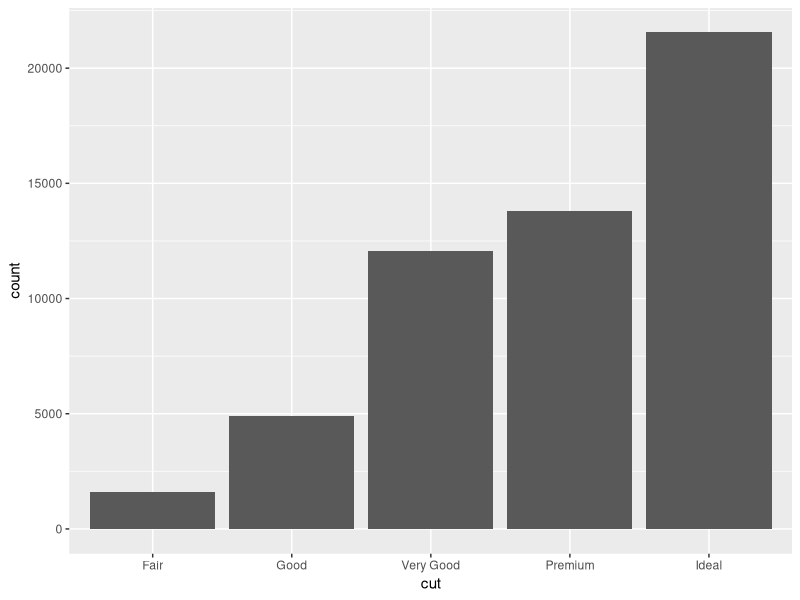
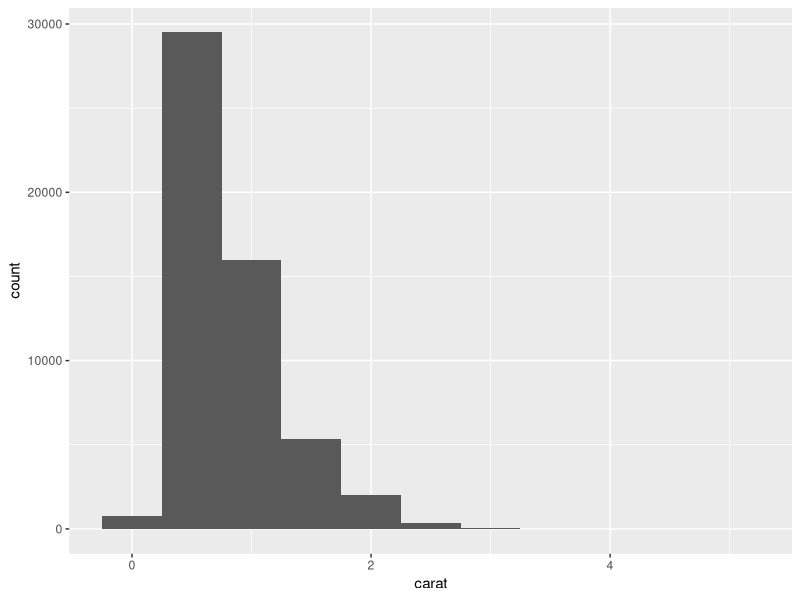
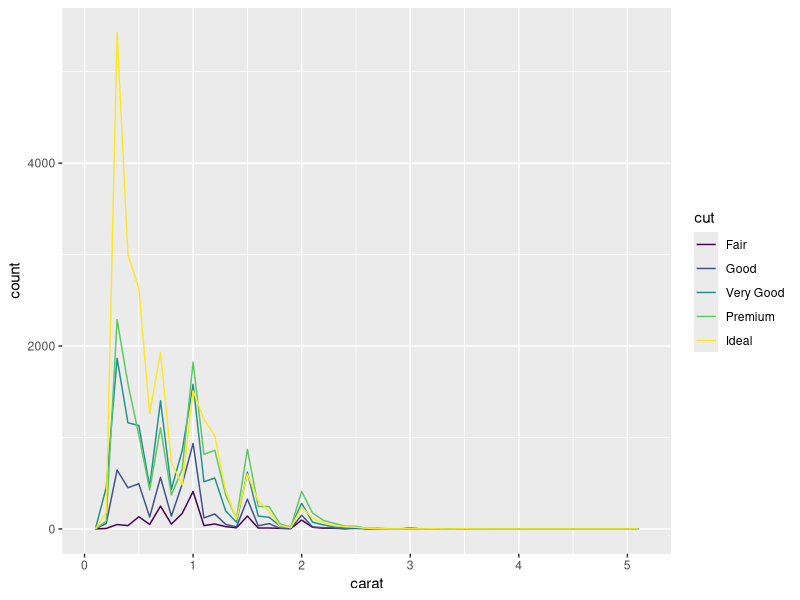
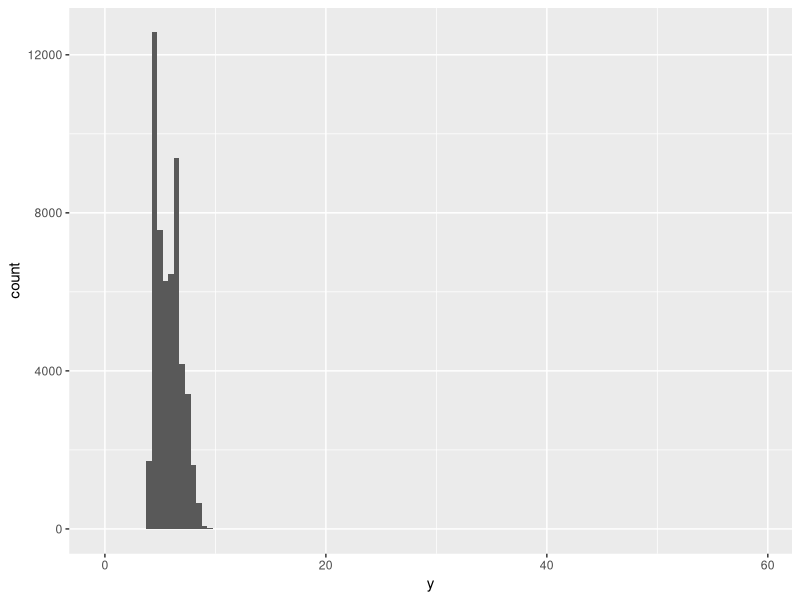
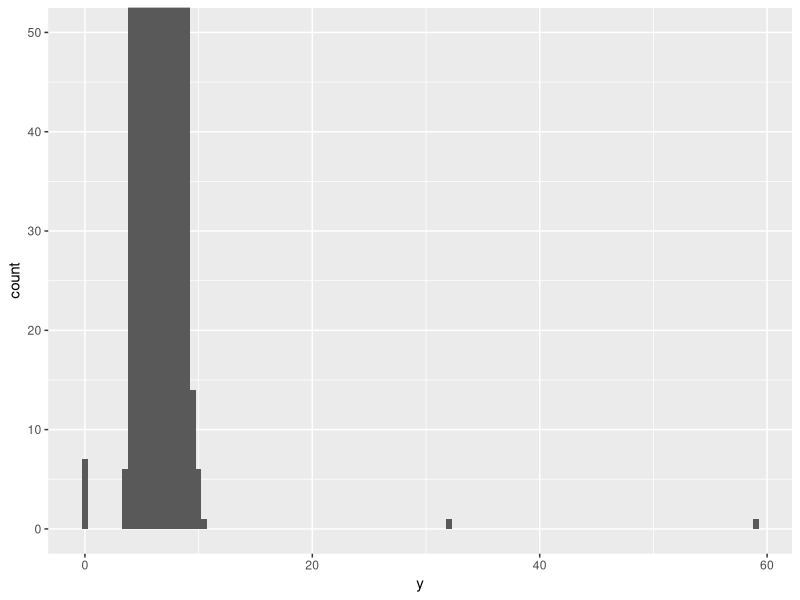
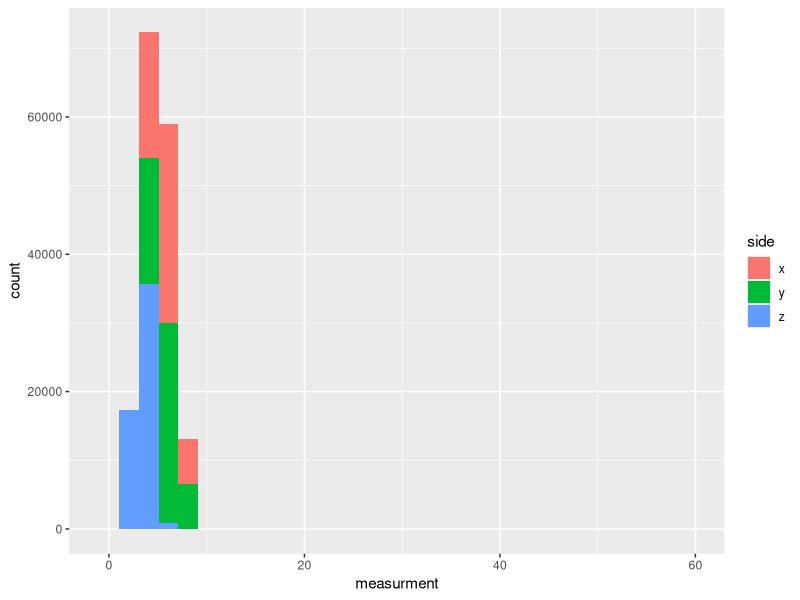
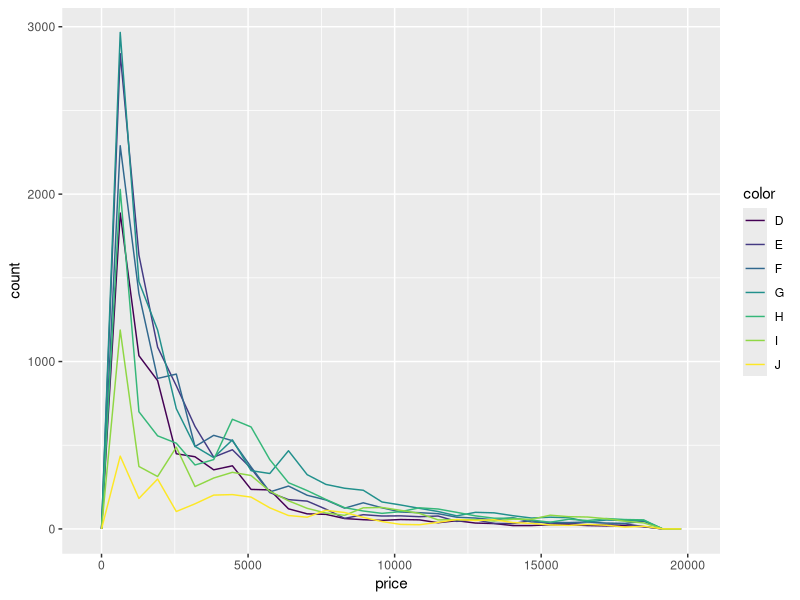
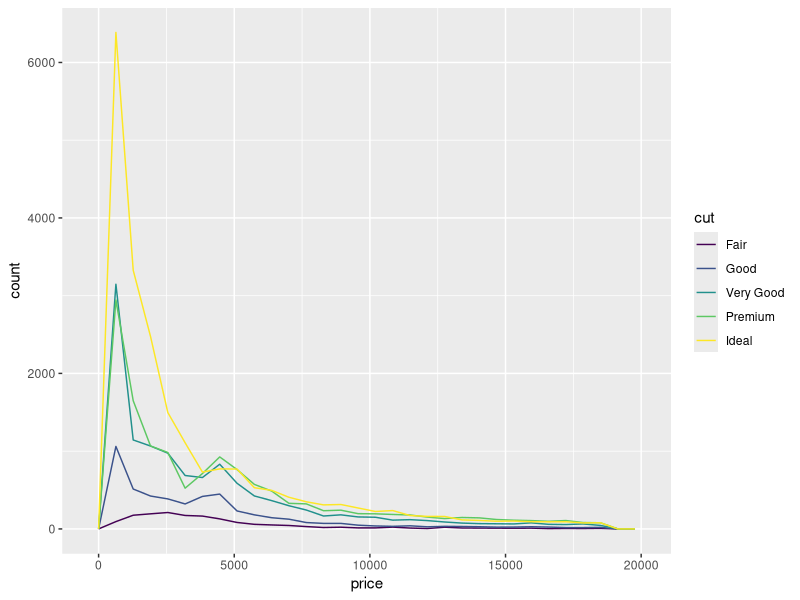

Write the R code that produced these figures, in order.
## ---- chunk 1
knitr::opts_chunk$set(echo = TRUE)
## ---- chunk 2
#load tidyverse
library(tidyverse)
## ---- chunk 3
ggplot(data=diamonds) + geom_bar(mapping=aes(x=cut))
diamonds %>% count(cut)
## ---- chunk 4
ggplot(data=diamonds) + geom_histogram(mapping=aes(x=carat), binwidth = 0.5)
diamonds %>% count(cut_width(carat, 0.5))
ggplot(data = diamonds, mapping = aes(x = carat, color = cut)) + geom_freqpoly(binwidth=0.1)
## ---- chunk 5
# regular graph
ggplot(diamonds) + geom_histogram(aes(x = y), binwidth = 0.5)
# zoom in graph with coord_cartersian()
ggplot(diamonds) + 
  geom_histogram(aes(x = y), binwidth = 0.5) + 
  coord_cartesian(ylim = c(0, 50))
## ---- chunk 6
diamonds
# transform diamonds from wide format to long format
diamonds_long <- gather(diamonds, side, measurment, x:z, factor_key = TRUE)
diamonds_long
# plot diamonds in long format
ggplot(diamonds_long, aes(x = measurment)) + geom_histogram(aes(fill=side))
## ---- chunk 7
#Distribution of the price based on the color of the diamond
ggplot(diamonds, aes(x = price, color = color)) + geom_freqpoly()
# Distribution of the price based on the cut of the diamond
ggplot(diamonds, aes(x = price, color = cut)) + geom_freqpoly()
# Distribution of price in general in the range from $1000 to $2000
ggplot(diamonds, aes(x = price)) + geom_freqpoly() + xlim(c(1000, 2000))
## ---- chunk 8
# Count diamonds in 0.99 carat.
diamonds %>% filter(carat == 0.99) %>% count()
# Count diamonds in 1 carat.
diamonds %>% filter(carat == 1) %>% count()
# plot
ggplot(diamonds, aes(x = carat)) + geom_histogram() + xlim(c(0.97, 1.05))
## ---- chunk 9
# xlim
ggplot(diamonds, aes(x = carat)) + geom_histogram(binwidth = 0.01) + xlim(c(0.97, 1.05))
# coor_cartesian()
ggplot(diamonds, aes(x = carat)) + geom_histogram(binwidth = 0.01) + coord_cartesian(xlim = c(0.97, 1.05))
